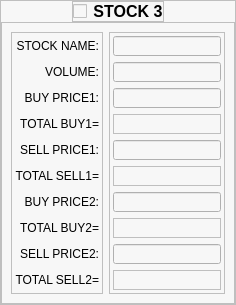
            <widget class="QFrame" name="frame_10">
             <property name="styleSheet">
              <string notr="true">background-color: rgb(247, 247, 247);</string>
             </property>
             <property name="frameShape">
              <enum>QFrame::StyledPanel</enum>
             </property>
             <property name="frameShadow">
              <enum>QFrame::Raised</enum>
             </property>
             <layout class="QVBoxLayout" name="verticalLayout_6">
              <property name="spacing">
               <number>0</number>
              </property>
              <property name="leftMargin">
               <number>0</number>
              </property>
              <property name="topMargin">
               <number>0</number>
              </property>
              <property name="rightMargin">
               <number>0</number>
              </property>
              <property name="bottomMargin">
               <number>0</number>
              </property>
              <item alignment="Qt::AlignHCenter|Qt::AlignTop">
               <widget class="QFrame" name="frame_18">
                <property name="frameShape">
                 <enum>QFrame::StyledPanel</enum>
                </property>
                <property name="frameShadow">
                 <enum>QFrame::Raised</enum>
                </property>
                <layout class="QHBoxLayout" name="horizontalLayout_8">
                 <property name="spacing">
                  <number>6</number>
                 </property>
                 <property name="leftMargin">
                  <number>0</number>
                 </property>
                 <property name="topMargin">
                  <number>0</number>
                 </property>
                 <property name="rightMargin">
                  <number>0</number>
                 </property>
                 <property name="bottomMargin">
                  <number>0</number>
                 </property>
                 <item>
                  <widget class="QCheckBox" name="STOCK3_checkBox">
                   <property name="text">
                    <string/>
                   </property>
                  </widget>
                 </item>
                 <item>
                  <widget class="QLabel" name="label_29">
                   <property name="font">
                    <font>
                     <pointsize>12</pointsize>
                     <weight>75</weight>
                     <bold>true</bold>
                    </font>
                   </property>
                   <property name="text">
                    <string>STOCK 3</string>
                   </property>
                   <property name="alignment">
                    <set>Qt::AlignCenter</set>
                   </property>
                  </widget>
                 </item>
                </layout>
               </widget>
              </item>
              <item>
               <widget class="QFrame" name="STOCK3_frame">
                <property name="sizePolicy">
                 <sizepolicy hsizetype="Preferred" vsizetype="Expanding">
                  <horstretch>0</horstretch>
                  <verstretch>0</verstretch>
                 </sizepolicy>
                </property>
                <property name="frameShape">
                 <enum>QFrame::StyledPanel</enum>
                </property>
                <property name="frameShadow">
                 <enum>QFrame::Raised</enum>
                </property>
                <layout class="QHBoxLayout" name="horizontalLayout_14">
                 <item>
                  <widget class="QFrame" name="frame_30">
                   <property name="frameShape">
                    <enum>QFrame::StyledPanel</enum>
                   </property>
                   <property name="frameShadow">
                    <enum>QFrame::Raised</enum>
                   </property>
                   <layout class="QVBoxLayout" name="verticalLayout_14">
                    <property name="leftMargin">
                     <number>3</number>
                    </property>
                    <property name="topMargin">
                     <number>3</number>
                    </property>
                    <property name="rightMargin">
                     <number>3</number>
                    </property>
                    <property name="bottomMargin">
                     <number>3</number>
                    </property>
                    <item>
                     <widget class="QLabel" name="label_28">
                      <property name="minimumSize">
                       <size>
                        <width>0</width>
                        <height>20</height>
                       </size>
                      </property>
                      <property name="maximumSize">
                       <size>
                        <width>16777215</width>
                        <height>20</height>
                       </size>
                      </property>
                      <property name="text">
                       <string>STOCK NAME:</string>
                      </property>
                      <property name="alignment">
                       <set>Qt::AlignRight|Qt::AlignTrailing|Qt::AlignVCenter</set>
                      </property>
                     </widget>
                    </item>
                    <item>
                     <widget class="QLabel" name="label_35">
                      <property name="minimumSize">
                       <size>
                        <width>0</width>
                        <height>20</height>
                       </size>
                      </property>
                      <property name="maximumSize">
                       <size>
                        <width>16777215</width>
                        <height>20</height>
                       </size>
                      </property>
                      <property name="text">
                       <string>VOLUME:</string>
                      </property>
                      <property name="alignment">
                       <set>Qt::AlignRight|Qt::AlignTrailing|Qt::AlignVCenter</set>
                      </property>
                     </widget>
                    </item>
                    <item>
                     <widget class="QLabel" name="label_37">
                      <property name="minimumSize">
                       <size>
                        <width>0</width>
                        <height>20</height>
                       </size>
                      </property>
                      <property name="maximumSize">
                       <size>
                        <width>16777215</width>
                        <height>20</height>
                       </size>
                      </property>
                      <property name="text">
                       <string>BUY PRICE1:</string>
                      </property>
                      <property name="alignment">
                       <set>Qt::AlignRight|Qt::AlignTrailing|Qt::AlignVCenter</set>
                      </property>
                     </widget>
                    </item>
                    <item>
                     <widget class="QLabel" name="label_38">
                      <property name="minimumSize">
                       <size>
                        <width>0</width>
                        <height>20</height>
                       </size>
                      </property>
                      <property name="maximumSize">
                       <size>
                        <width>16777215</width>
                        <height>20</height>
                       </size>
                      </property>
                      <property name="text">
                       <string>TOTAL BUY1=</string>
                      </property>
                      <property name="alignment">
                       <set>Qt::AlignRight|Qt::AlignTrailing|Qt::AlignVCenter</set>
                      </property>
                     </widget>
                    </item>
                    <item>
                     <widget class="QLabel" name="label_33">
                      <property name="minimumSize">
                       <size>
                        <width>0</width>
                        <height>20</height>
                       </size>
                      </property>
                      <property name="maximumSize">
                       <size>
                        <width>16777215</width>
                        <height>20</height>
                       </size>
                      </property>
                      <property name="text">
                       <string>SELL PRICE1:</string>
                      </property>
                      <property name="alignment">
                       <set>Qt::AlignRight|Qt::AlignTrailing|Qt::AlignVCenter</set>
                      </property>
                     </widget>
                    </item>
                    <item>
                     <widget class="QLabel" name="label_34">
                      <property name="minimumSize">
                       <size>
                        <width>0</width>
                        <height>20</height>
                       </size>
                      </property>
                      <property name="maximumSize">
                       <size>
                        <width>16777215</width>
                        <height>20</height>
                       </size>
                      </property>
                      <property name="text">
                       <string>TOTAL SELL1=</string>
                      </property>
                      <property name="alignment">
                       <set>Qt::AlignRight|Qt::AlignTrailing|Qt::AlignVCenter</set>
                      </property>
                     </widget>
                    </item>
                    <item>
                     <widget class="QLabel" name="label_32">
                      <property name="minimumSize">
                       <size>
                        <width>0</width>
                        <height>20</height>
                       </size>
                      </property>
                      <property name="maximumSize">
                       <size>
                        <width>16777215</width>
                        <height>20</height>
                       </size>
                      </property>
                      <property name="text">
                       <string>BUY PRICE2:</string>
                      </property>
                      <property name="alignment">
                       <set>Qt::AlignRight|Qt::AlignTrailing|Qt::AlignVCenter</set>
                      </property>
                     </widget>
                    </item>
                    <item>
                     <widget class="QLabel" name="label_31">
                      <property name="minimumSize">
                       <size>
                        <width>0</width>
                        <height>20</height>
                       </size>
                      </property>
                      <property name="maximumSize">
                       <size>
                        <width>16777215</width>
                        <height>20</height>
                       </size>
                      </property>
                      <property name="text">
                       <string>TOTAL BUY2=</string>
                      </property>
                      <property name="alignment">
                       <set>Qt::AlignRight|Qt::AlignTrailing|Qt::AlignVCenter</set>
                      </property>
                     </widget>
                    </item>
                    <item>
                     <widget class="QLabel" name="label_30">
                      <property name="minimumSize">
                       <size>
                        <width>0</width>
                        <height>20</height>
                       </size>
                      </property>
                      <property name="maximumSize">
                       <size>
                        <width>16777215</width>
                        <height>20</height>
                       </size>
                      </property>
                      <property name="text">
                       <string>SELL PRICE2:</string>
                      </property>
                      <property name="alignment">
                       <set>Qt::AlignRight|Qt::AlignTrailing|Qt::AlignVCenter</set>
                      </property>
                     </widget>
                    </item>
                    <item>
                     <widget class="QLabel" name="label_36">
                      <property name="minimumSize">
                       <size>
                        <width>0</width>
                        <height>20</height>
                       </size>
                      </property>
                      <property name="maximumSize">
                       <size>
                        <width>16777215</width>
                        <height>20</height>
                       </size>
                      </property>
                      <property name="text">
                       <string>TOTAL SELL2=</string>
                      </property>
                      <property name="alignment">
                       <set>Qt::AlignRight|Qt::AlignTrailing|Qt::AlignVCenter</set>
                      </property>
                     </widget>
                    </item>
                   </layout>
                  </widget>
                 </item>
                 <item>
                  <widget class="QFrame" name="frame_31">
                   <property name="frameShape">
                    <enum>QFrame::StyledPanel</enum>
                   </property>
                   <property name="frameShadow">
                    <enum>QFrame::Raised</enum>
                   </property>
                   <layout class="QVBoxLayout" name="verticalLayout_15">
                    <property name="leftMargin">
                     <number>3</number>
                    </property>
                    <property name="topMargin">
                     <number>3</number>
                    </property>
                    <property name="rightMargin">
                     <number>3</number>
                    </property>
                    <property name="bottomMargin">
                     <number>3</number>
                    </property>
                    <item>
                     <widget class="QLineEdit" name="STOCK3_NAME_lineEdit">
                      <property name="minimumSize">
                       <size>
                        <width>0</width>
                        <height>20</height>
                       </size>
                      </property>
                      <property name="maximumSize">
                       <size>
                        <width>16777215</width>
                        <height>20</height>
                       </size>
                      </property>
                     </widget>
                    </item>
                    <item>
                     <widget class="QLineEdit" name="STOCK3_VOLUME_lineEdit">
                      <property name="minimumSize">
                       <size>
                        <width>0</width>
                        <height>20</height>
                       </size>
                      </property>
                      <property name="maximumSize">
                       <size>
                        <width>16777215</width>
                        <height>20</height>
                       </size>
                      </property>
                     </widget>
                    </item>
                    <item>
                     <widget class="QLineEdit" name="STOCK3_BUY1_PRICE_lineEdit">
                      <property name="minimumSize">
                       <size>
                        <width>0</width>
                        <height>20</height>
                       </size>
                      </property>
                      <property name="maximumSize">
                       <size>
                        <width>16777215</width>
                        <height>20</height>
                       </size>
                      </property>
                     </widget>
                    </item>
                    <item>
                     <widget class="QLabel" name="STOCK3_TotalBuy1_label">
                      <property name="minimumSize">
                       <size>
                        <width>0</width>
                        <height>20</height>
                       </size>
                      </property>
                      <property name="maximumSize">
                       <size>
                        <width>16777215</width>
                        <height>20</height>
                       </size>
                      </property>
                      <property name="frameShape">
                       <enum>QFrame::StyledPanel</enum>
                      </property>
                      <property name="text">
                       <string/>
                      </property>
                      <property name="alignment">
                       <set>Qt::AlignLeading|Qt::AlignLeft|Qt::AlignVCenter</set>
                      </property>
                     </widget>
                    </item>
                    <item>
                     <widget class="QLineEdit" name="STOCK3_SELL1_PRICE_lineEdit">
                      <property name="minimumSize">
                       <size>
                        <width>0</width>
                        <height>20</height>
                       </size>
                      </property>
                      <property name="maximumSize">
                       <size>
                        <width>16777215</width>
                        <height>20</height>
                       </size>
                      </property>
                     </widget>
                    </item>
                    <item>
                     <widget class="QLabel" name="STOCK3_TotalSell1_label">
                      <property name="minimumSize">
                       <size>
                        <width>0</width>
                        <height>20</height>
                       </size>
                      </property>
                      <property name="maximumSize">
                       <size>
                        <width>16777215</width>
                        <height>20</height>
                       </size>
                      </property>
                      <property name="frameShape">
                       <enum>QFrame::StyledPanel</enum>
                      </property>
                      <property name="text">
                       <string/>
                      </property>
                     </widget>
                    </item>
                    <item>
                     <widget class="QLineEdit" name="STOCK3_BUY2_PRICE_lineEdit">
                      <property name="minimumSize">
                       <size>
                        <width>0</width>
                        <height>20</height>
                       </size>
                      </property>
                      <property name="maximumSize">
                       <size>
                        <width>16777215</width>
                        <height>20</height>
                       </size>
                      </property>
                     </widget>
                    </item>
                    <item>
                     <widget class="QLabel" name="STOCK3_TotalBuy2_label">
                      <property name="minimumSize">
                       <size>
                        <width>0</width>
                        <height>20</height>
                       </size>
                      </property>
                      <property name="maximumSize">
                       <size>
                        <width>16777215</width>
                        <height>20</height>
                       </size>
                      </property>
                      <property name="frameShape">
                       <enum>QFrame::StyledPanel</enum>
                      </property>
                      <property name="text">
                       <string/>
                      </property>
                      <property name="alignment">
                       <set>Qt::AlignLeading|Qt::AlignLeft|Qt::AlignVCenter</set>
                      </property>
                     </widget>
                    </item>
                    <item>
                     <widget class="QLineEdit" name="STOCK3_SELL2_PRICE_lineEdit">
                      <property name="minimumSize">
                       <size>
                        <width>0</width>
                        <height>20</height>
                       </size>
                      </property>
                      <property name="maximumSize">
                       <size>
                        <width>16777215</width>
                        <height>20</height>
                       </size>
                      </property>
                     </widget>
                    </item>
                    <item>
                     <widget class="QLabel" name="STOCK3_TotalSell2_label">
                      <property name="minimumSize">
                       <size>
                        <width>0</width>
                        <height>20</height>
                       </size>
                      </property>
                      <property name="maximumSize">
                       <size>
                        <width>16777215</width>
                        <height>20</height>
                       </size>
                      </property>
                      <property name="frameShape">
                       <enum>QFrame::StyledPanel</enum>
                      </property>
                      <property name="text">
                       <string/>
                      </property>
                     </widget>
                    </item>
                   </layout>
                  </widget>
                 </item>
                </layout>
               </widget>
              </item>
             </layout>
            </widget>
